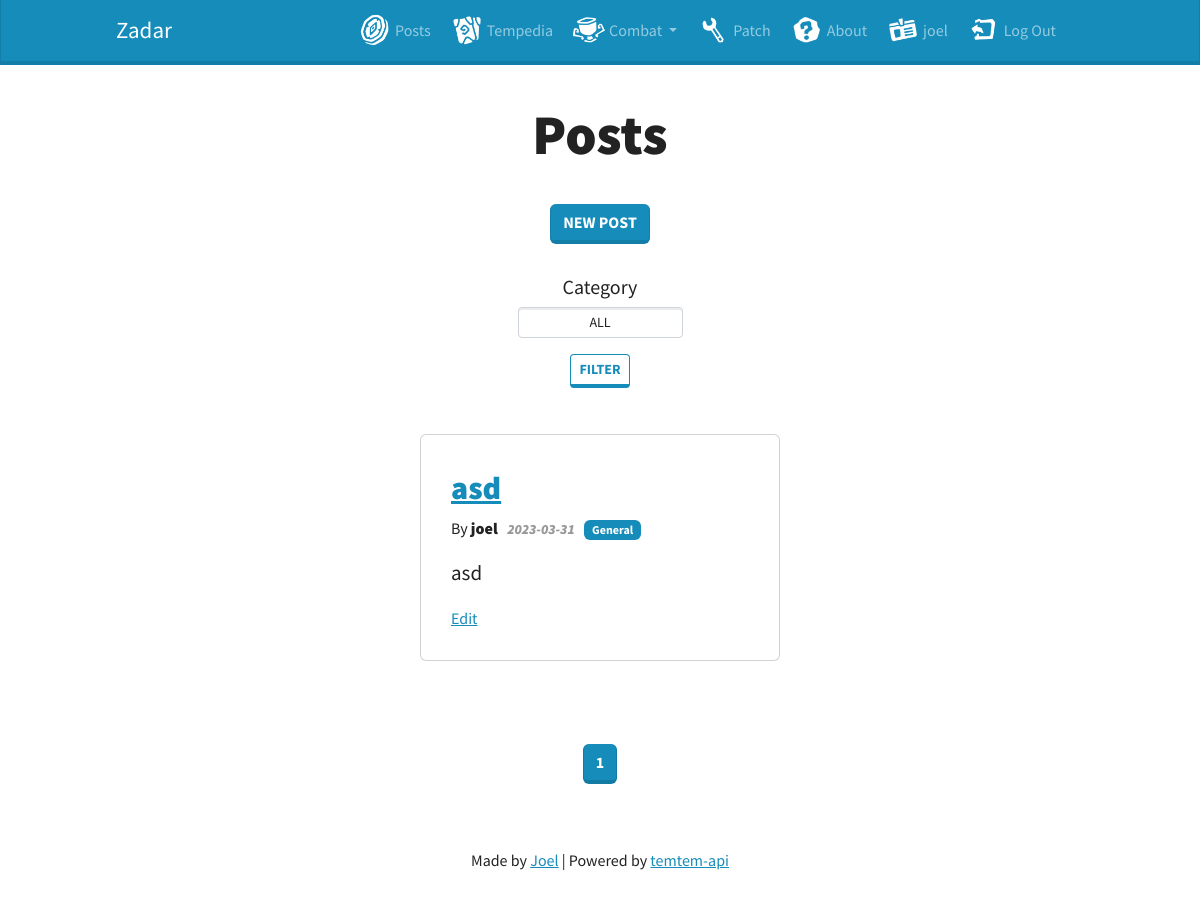
Screenshot of / (signed in) with the database file from the repository.
### tables this page shows
CREATE TABLE user (
  id INTEGER PRIMARY KEY AUTOINCREMENT,
  username TEXT UNIQUE NOT NULL,
  password TEXT NOT NULL,
  user_timestamp TIMESTAMP NOT NULL DEFAULT CURRENT_TIMESTAMP
);

CREATE TABLE post (
  id INTEGER PRIMARY KEY AUTOINCREMENT,
  author_id INTEGER NOT NULL,
  created TIMESTAMP NOT NULL DEFAULT CURRENT_TIMESTAMP,
  title TEXT NOT NULL,
  body TEXT NOT NULL,
  category TEXT CHECK(category IN ('GENERAL', 'TEMTEMUP', 'OPINION')) DEFAULT 'GENERAL',
  FOREIGN KEY (author_id) REFERENCES user (id)
);

### zadar/blueprints/posts.py (the view, shortened to what this page needs)
@bp.route('/', methods=('GET', 'POST'))
@login_required
def index():
    category = request.args.get('category', 'ALL', type=str)
    page = request.args.get('page', 1, type=int)
    db = get_db()
    total_posts = 0
    posts_per_page = 5
    current_offset = posts_per_page * (page - 1)
    if category == 'ALL':
        total_posts = db.execute(
            'SELECT COUNT(*) '
            'FROM post'
        ).fetchone()[0]
    if request.method == 'POST':
        category = request.form['category']
        if category == "ALL":
            posts = db.execute(
                'SELECT p.id, title, body, category, created, author_id, username '
                'FROM post p JOIN user u ON p.author_id = u.id '
                'ORDER BY created DESC '
                'LIMIT ? OFFSET ?',
                (posts_per_page, current_offset)
            ).fetchall()
        else:
            posts = db.execute(
                'SELECT p.id, title, body, category, created, author_id, username '
                'FROM post p JOIN user u ON p.author_id = u.id '
                'WHERE p.category = ? '
                'ORDER BY created DESC '
                'LIMIT ? OFFSET ?',
                (category, posts_per_page, current_offset)
            ).fetchall()
        if category == 'ALL':
            total_posts = db.execute(
                'SELECT COUNT(*) '
                'FROM post'
            ).fetchone()[0]
        else:
            total_posts = db.execute(
                'SELECT COUNT(*) '
                'FROM post '
                'WHERE category = ?',
                (category, )
            ).fetchone()[0]
    else:
        if category == "ALL":
            posts = db.execute(
                'SELECT p.id, title, body, category, created, author_id, username '
                'FROM post p JOIN user u ON p.author_id = u.id '
                'ORDER BY created DESC '
                'LIMIT ? OFFSET ?',
                (posts_per_page, current_offset)
            ).fetchall()
    total_pages = ceil(total_posts / posts_per_page)
    return render_template(
        'posts/index.html',
        posts=posts,
        total_pages=total_pages,
        category=category,
        current_page=page,
        categories=get_categories())

### zadar/blueprints/auth.py (called while the page is built)
@bp.before_app_request
def load_logged_in_user():
    user_id = session.get('user_id')
    if user_id is None:
        g.user = None
    else:
        g.user = get_db().execute(
            'SELECT * FROM user WHERE id = ?', (user_id, )
        ).fetchone()

def login_required(view):
    @functools.wraps(view)
    def wrapped_view(**kwargs):
        if g.user is None:
            return redirect(url_for('auth.login'))
        return view(**kwargs)
    return wrapped_view

### zadar/blueprints/posts.py (called while the page is built)
def get_categories():
    return ['GENERAL', 'TEMTEMUP', 'OPINION']

### zadar/db.py (called while the page is built)
def get_db():
    if 'db' not in g:
        g.db = sqlite3.connect(
            current_app.config['DATABASE'],
            detect_types=sqlite3.PARSE_DECLTYPES
        )
        g.db.row_factory = sqlite3.Row
    return g.db

### zadar/templates/posts/index.html (shortened to what this page needs)
{% extends 'base.html' %}
{% block header %}
  <h1 class="display-4">{% block title %}Posts{% endblock %}</h1>
{% endblock %}
{% block content %}
<div class="container">
{% include 'posts/create_post_button.html' %}
</div>
<div class="container">
  <div class="filter-container text-center">
    <form method="post" action="{{ url_for('posts.index') }}">
      {% include 'posts/posts_filter.html' %}
    </form>
  </div>
</div>
{% include 'posts/posts_container.html' %}
<div class="container d-flex justify-content-center pt-5">
  <ul class="pagination">
    {% for page_num in range(1, total_pages + 1) %}
      {% if page_num == current_page %}
        <li class="page-item active">
          <a class="page-link" href="#">{{ page_num }}</a>
        </li>
      {% else %}
        <li class="page-item">
          <a class="page-link" href="{{ url_for('index', page=page_num, category=category) }}">{{ page_num }}</a>
        </li>
      {% endif %}
    {% endfor %}
  </ul>
</div>
{% endblock %}

### zadar/templates/base.html (shortened to what this page needs)
<!DOCTYPE html>
<html>
  <head>
    <link
      rel="stylesheet"
      href="{{ url_for('static', filename='css/bootstrap.min.css') }}"
    />
    <link
      rel="stylesheet"
      href="{{ url_for('static', filename='css/style.css') }}"
    />
  </head>
  <body>
    <nav class="navbar navbar-expand-md navbar-dark bg-primary">
      <div class="container navbar-container">
        <a class="navbar-brand" href="{{ url_for('posts.index')}}">Zadar</a>
        <div class="collapse navbar-collapse" id="navbarSupportedContent">
          <ul class="navbar-nav ms-auto align-items-center">
            {% if g.user %}
            <li class="nav-item nav-item-img">
              <a class="nav-link" href="{{ url_for('posts.index') }}"
                ><img class="nav-img" src="{{ url_for('static', filename='img/nav/home.png') }}"> Posts</a
              >
            </li>
            <li class="nav-item nav-item-img">
              <a class="nav-link" href="{{ url_for('tempedia.search') }}"
                ><img class="nav-img" src="{{ url_for('static', filename='img/nav/general.png') }}"> Tempedia</a
              >
            </li>
            <li class="nav-item dropdown nav-item-img">
              <a
                class="nav-link dropdown-toggle"
                href="#"
                id="navbarDropdown"
                role="button"
                data-toggle="dropdown"
                aria-haspopup="true"
                aria-expanded="false"
              >
              <img class="nav-img" src="{{ url_for('static', filename='img/nav/tournaments.png') }}"> Combat
              </a>
            </li>
            <li class="nav-item nav-item-img">
              <a class="nav-link" href="{{ url_for('patch.patch') }}"
                ><img class="nav-img" src="{{ url_for('static', filename='img/nav/bugs.png') }}"> Patch</a
              >
            </li>
            <li class="nav-item nav-item-img">
              <a class="nav-link" href="{{ url_for('about.about') }}"
                ><img class="nav-img" src="{{ url_for('static', filename='img/nav/questions.png') }}"> About</a
              >
            </li>
            <li class="nav-item nav-item-img">
              <a class="nav-link" href="{{ url_for('posts.get_profile' )}}"
                ><img class="nav-img" src="{{ url_for('static', filename='img/nav/media.png') }}"> {{ g.user['username'] }}</a
              >
            </li>
            <li class="nav-item nav-item-img">
              <a class="nav-link" href="{{ url_for('auth.logout') }}">
                <img class="nav-img" src="{{ url_for('static', filename='img/nav/exit.png') }}"> Log Out</a>
            </li>
            {% endif %}
          </ul>
        </div>
      </div>
    </nav>
    <div class="container my-3">
      <section class="content">
        <header class="text-center">{% block header %}{% endblock %}</header>
        {% block content %}{% endblock %}
      </section>
    </div>
    <footer class="text-center my-5">
      <span>Made by
        <a href="https://github.com/JoelEncinas" target="_blank">Joel</a>
        | Powered by <a href="https://temtem-api.mael.tech/" target="_blank">temtem-api</a>
      </span>
    </footer>
  </body>
</html>

### zadar/templates/posts/posts_container.html (shortened to what this page needs)
<div class="container">
    <div class="posts-container">
      {% for post in posts %}
        <div class="card post">
          <div class="card-body post-body">
            <h2 class="card-title py-1"><a href="{{ url_for('posts.post', id=post['id']) }}">{{ post['title'] }}</a></h2>
            <h6 class="card-subtitle py-1">
              <span class="fw-normal">By</span> {{ post['username'] }} &nbsp;
              <small class="text-muted fst-italic">{{ post['created'].strftime('%Y-%m-%d') }}</small> &nbsp;
              {% if post['category'] == categories[0] %}
              <span class="badge bg-primary">General</span>
              {% endif %}
            </h6>
            <p class="card-text mt-3 post-text">{{ post['body'] }}</p>
            {% if g.user['id'] == post['author_id'] %}
              <a class="action" href="{{ url_for('posts.update', id=post['id']) }}">Edit</a>
            {% endif %}
          </div>
      </div>
    </div>
    {% endfor %}
</div>

### zadar/static/css/style.css (style rules this page uses)
.container { max-width: 768px; }
h1, h2, h3, h4, h5, h6, .display-4 { font-weight: 900; padding-top: 20px; padding-bottom: 20px; }
p { font-size: 18px; line-height: 26px; margin-bottom: 20px; }
.navbar-container { max-width: 992px; }
.navbar-brand { font-size: 23px; }
.nav-item-img { position: relative; padding: 0 20px; }
.nav-img { width: 40px; position: absolute; left: -12px; top: 0; }
.profile-container, .filter-container, .post-container { width: 100%; max-width: 360px; padding: 15px; margin: 0 auto; }
.posts-container { width: 100%; max-width: 576px; padding: 15px; margin: 0 auto; }
.post-body, .post { width: 100%; max-width: 360px; padding: 15px; margin: 0 auto; }
.post { margin-bottom: 20px; }
.post-text { font-size: 21px; }

### rows the page displays
user: user.username "joel"
post: title "asd", username "joel", created "2023-03-31", category "General", body "asd"

### other values shown
{{ page_num }} "1"
